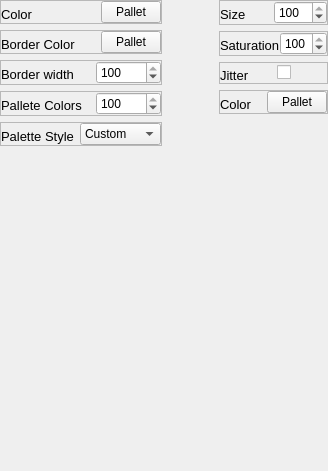
<?xml version="1.0" encoding="UTF-8"?>
<ui version="4.0">
 <class>Form</class>
 <widget class="QWidget" name="Form">
  <property name="geometry">
   <rect>
    <x>0</x>
    <y>0</y>
    <width>328</width>
    <height>471</height>
   </rect>
  </property>
  <property name="windowTitle">
   <string>Form</string>
  </property>
  <layout class="QHBoxLayout" name="horizontalLayout_8">
   <property name="spacing">
    <number>0</number>
   </property>
   <property name="leftMargin">
    <number>0</number>
   </property>
   <property name="topMargin">
    <number>0</number>
   </property>
   <property name="rightMargin">
    <number>0</number>
   </property>
   <property name="bottomMargin">
    <number>0</number>
   </property>
   <item>
    <widget class="QFrame" name="pg_2_stripplot_plot_settings_1">
     <layout class="QHBoxLayout" name="horizontalLayout_7">
      <property name="leftMargin">
       <number>0</number>
      </property>
      <property name="topMargin">
       <number>0</number>
      </property>
      <property name="rightMargin">
       <number>0</number>
      </property>
      <property name="bottomMargin">
       <number>0</number>
      </property>
      <item>
       <widget class="QFrame" name="pg_2_stripplot_plot_settings_1_left">
        <layout class="QVBoxLayout" name="verticalLayout">
         <property name="leftMargin">
          <number>0</number>
         </property>
         <property name="topMargin">
          <number>0</number>
         </property>
         <property name="rightMargin">
          <number>0</number>
         </property>
         <property name="bottomMargin">
          <number>0</number>
         </property>
         <item>
          <widget class="QFrame" name="pg_2_color_graph_frame_stripplot_plot">
           <property name="frameShape">
            <enum>QFrame::StyledPanel</enum>
           </property>
           <property name="frameShadow">
            <enum>QFrame::Raised</enum>
           </property>
           <layout class="QHBoxLayout" name="horizontalLayout_2">
            <property name="leftMargin">
             <number>0</number>
            </property>
            <property name="topMargin">
             <number>0</number>
            </property>
            <property name="rightMargin">
             <number>0</number>
            </property>
            <property name="bottomMargin">
             <number>0</number>
            </property>
            <item>
             <widget class="QLabel" name="pg2_graph_color_stripplot_plot">
              <property name="minimumSize">
               <size>
                <width>0</width>
                <height>20</height>
               </size>
              </property>
              <property name="maximumSize">
               <size>
                <width>16777215</width>
                <height>10</height>
               </size>
              </property>
              <property name="font">
               <font>
                <pointsize>10</pointsize>
               </font>
              </property>
              <property name="text">
               <string>Color</string>
              </property>
              <property name="alignment">
               <set>Qt::AlignLeading|Qt::AlignLeft|Qt::AlignTop</set>
              </property>
             </widget>
            </item>
            <item>
             <widget class="QPushButton" name="pg_2_graph_colors_pallete_2_stripplot_plot">
              <property name="maximumSize">
               <size>
                <width>60</width>
                <height>16777215</height>
               </size>
              </property>
              <property name="text">
               <string>Pallet</string>
              </property>
             </widget>
            </item>
           </layout>
          </widget>
         </item>
         <item>
          <widget class="QFrame" name="pg_2_graph_border_color_frame_stripplot_plot">
           <property name="frameShape">
            <enum>QFrame::StyledPanel</enum>
           </property>
           <property name="frameShadow">
            <enum>QFrame::Raised</enum>
           </property>
           <layout class="QHBoxLayout" name="horizontalLayout">
            <property name="leftMargin">
             <number>0</number>
            </property>
            <property name="topMargin">
             <number>0</number>
            </property>
            <property name="rightMargin">
             <number>0</number>
            </property>
            <property name="bottomMargin">
             <number>0</number>
            </property>
            <item>
             <widget class="QLabel" name="pg2_graph_border_color_stripplot_plot">
              <property name="minimumSize">
               <size>
                <width>0</width>
                <height>20</height>
               </size>
              </property>
              <property name="maximumSize">
               <size>
                <width>16777215</width>
                <height>10</height>
               </size>
              </property>
              <property name="font">
               <font>
                <pointsize>10</pointsize>
               </font>
              </property>
              <property name="text">
               <string>Border Color</string>
              </property>
              <property name="alignment">
               <set>Qt::AlignLeading|Qt::AlignLeft|Qt::AlignTop</set>
              </property>
             </widget>
            </item>
            <item>
             <widget class="QPushButton" name="pg_2_graph_border_colors_pallete_1_stripplot_plot">
              <property name="minimumSize">
               <size>
                <width>60</width>
                <height>0</height>
               </size>
              </property>
              <property name="maximumSize">
               <size>
                <width>60</width>
                <height>16777215</height>
               </size>
              </property>
              <property name="text">
               <string>Pallet</string>
              </property>
             </widget>
            </item>
           </layout>
          </widget>
         </item>
         <item>
          <widget class="QFrame" name="pg2_graph_border_width_frame_stripplot_plot">
           <property name="frameShape">
            <enum>QFrame::StyledPanel</enum>
           </property>
           <property name="frameShadow">
            <enum>QFrame::Raised</enum>
           </property>
           <layout class="QHBoxLayout" name="horizontalLayout_4">
            <property name="spacing">
             <number>0</number>
            </property>
            <property name="leftMargin">
             <number>0</number>
            </property>
            <property name="topMargin">
             <number>0</number>
            </property>
            <property name="rightMargin">
             <number>0</number>
            </property>
            <property name="bottomMargin">
             <number>0</number>
            </property>
            <item>
             <widget class="QLabel" name="pg2_graph_border_width_label_stripplot_plot">
              <property name="minimumSize">
               <size>
                <width>0</width>
                <height>20</height>
               </size>
              </property>
              <property name="maximumSize">
               <size>
                <width>16777215</width>
                <height>10</height>
               </size>
              </property>
              <property name="font">
               <font>
                <pointsize>10</pointsize>
               </font>
              </property>
              <property name="text">
               <string>Border width</string>
              </property>
              <property name="alignment">
               <set>Qt::AlignLeading|Qt::AlignLeft|Qt::AlignTop</set>
              </property>
             </widget>
            </item>
            <item>
             <widget class="QSpinBox" name="pg2_graph_border_width_spinBox_stripplot_plot">
              <property name="maximumSize">
               <size>
                <width>65</width>
                <height>16777215</height>
               </size>
              </property>
              <property name="minimum">
               <number>0</number>
              </property>
              <property name="maximum">
               <number>100</number>
              </property>
              <property name="value">
               <number>100</number>
              </property>
             </widget>
            </item>
           </layout>
          </widget>
         </item>
         <item>
          <widget class="QFrame" name="pg2_graph_pallete_colors_frame_stripplot">
           <property name="frameShape">
            <enum>QFrame::StyledPanel</enum>
           </property>
           <property name="frameShadow">
            <enum>QFrame::Raised</enum>
           </property>
           <layout class="QHBoxLayout" name="horizontalLayout_12">
            <property name="leftMargin">
             <number>0</number>
            </property>
            <property name="topMargin">
             <number>0</number>
            </property>
            <property name="rightMargin">
             <number>0</number>
            </property>
            <property name="bottomMargin">
             <number>0</number>
            </property>
            <item>
             <widget class="QLabel" name="pg2_graph_Pallete_colors_label_stripplot">
              <property name="minimumSize">
               <size>
                <width>0</width>
                <height>20</height>
               </size>
              </property>
              <property name="maximumSize">
               <size>
                <width>16777215</width>
                <height>10</height>
               </size>
              </property>
              <property name="font">
               <font>
                <pointsize>10</pointsize>
               </font>
              </property>
              <property name="text">
               <string>Pallete Colors</string>
              </property>
              <property name="alignment">
               <set>Qt::AlignLeading|Qt::AlignLeft|Qt::AlignTop</set>
              </property>
             </widget>
            </item>
            <item>
             <widget class="QSpinBox" name="pg2_graph_Pallete_colors_spinbox_stripplot">
              <property name="maximumSize">
               <size>
                <width>65</width>
                <height>16777215</height>
               </size>
              </property>
              <property name="minimum">
               <number>0</number>
              </property>
              <property name="maximum">
               <number>100</number>
              </property>
              <property name="value">
               <number>100</number>
              </property>
             </widget>
            </item>
           </layout>
          </widget>
         </item>
         <item>
          <widget class="QFrame" name="pg2_graph_stripplot_pallete_style_frame">
           <property name="frameShape">
            <enum>QFrame::StyledPanel</enum>
           </property>
           <property name="frameShadow">
            <enum>QFrame::Raised</enum>
           </property>
           <layout class="QHBoxLayout" name="horizontalLayout_11">
            <property name="leftMargin">
             <number>0</number>
            </property>
            <property name="topMargin">
             <number>0</number>
            </property>
            <property name="rightMargin">
             <number>0</number>
            </property>
            <property name="bottomMargin">
             <number>0</number>
            </property>
            <item>
             <widget class="QLabel" name="pg2_graph_pallete_style_label_stripplot">
              <property name="minimumSize">
               <size>
                <width>0</width>
                <height>20</height>
               </size>
              </property>
              <property name="maximumSize">
               <size>
                <width>16777215</width>
                <height>10</height>
               </size>
              </property>
              <property name="font">
               <font>
                <pointsize>10</pointsize>
               </font>
              </property>
              <property name="text">
               <string>Palette Style</string>
              </property>
              <property name="alignment">
               <set>Qt::AlignLeading|Qt::AlignLeft|Qt::AlignTop</set>
              </property>
             </widget>
            </item>
            <item>
             <widget class="QComboBox" name="pg_2_graph_stripplot_pallete_style_combobox">
              <item>
               <property name="text">
                <string>Custom</string>
               </property>
              </item>
              <item>
               <property name="text">
                <string>muted</string>
               </property>
              </item>
              <item>
               <property name="text">
                <string>New Item</string>
               </property>
              </item>
              <item>
               <property name="text">
                <string>RdBu</string>
               </property>
              </item>
              <item>
               <property name="text">
                <string>Set1</string>
               </property>
              </item>
              <item>
               <property name="text">
                <string>Blues_d</string>
               </property>
              </item>
              <item>
               <property name="text">
                <string>husl</string>
               </property>
              </item>
             </widget>
            </item>
           </layout>
          </widget>
         </item>
         <item>
          <spacer name="pg2_stripplot_vertical_spacer">
           <property name="orientation">
            <enum>Qt::Vertical</enum>
           </property>
           <property name="sizeHint" stdset="0">
            <size>
             <width>20</width>
             <height>40</height>
            </size>
           </property>
          </spacer>
         </item>
        </layout>
       </widget>
      </item>
      <item>
       <spacer name="pg2_stripplot_horizontalSpace">
        <property name="orientation">
         <enum>Qt::Horizontal</enum>
        </property>
        <property name="sizeHint" stdset="0">
         <size>
          <width>40</width>
          <height>20</height>
         </size>
        </property>
       </spacer>
      </item>
      <item>
       <widget class="QFrame" name="pg_2_stripplot_plot_settings_1_right_stripplot_plot">
        <layout class="QVBoxLayout" name="verticalLayout_2">
         <property name="leftMargin">
          <number>0</number>
         </property>
         <property name="topMargin">
          <number>0</number>
         </property>
         <property name="rightMargin">
          <number>0</number>
         </property>
         <property name="bottomMargin">
          <number>0</number>
         </property>
         <item>
          <widget class="QFrame" name="pg2_graph_size_frame_stripplot_plot">
           <property name="frameShape">
            <enum>QFrame::StyledPanel</enum>
           </property>
           <property name="frameShadow">
            <enum>QFrame::Raised</enum>
           </property>
           <layout class="QHBoxLayout" name="horizontalLayout_6">
            <property name="spacing">
             <number>0</number>
            </property>
            <property name="leftMargin">
             <number>0</number>
            </property>
            <property name="topMargin">
             <number>0</number>
            </property>
            <property name="rightMargin">
             <number>0</number>
            </property>
            <property name="bottomMargin">
             <number>0</number>
            </property>
            <item>
             <widget class="QLabel" name="pg2_graph_size_label_stripplot_plot">
              <property name="minimumSize">
               <size>
                <width>0</width>
                <height>20</height>
               </size>
              </property>
              <property name="maximumSize">
               <size>
                <width>16777215</width>
                <height>10</height>
               </size>
              </property>
              <property name="font">
               <font>
                <pointsize>10</pointsize>
               </font>
              </property>
              <property name="text">
               <string>Size</string>
              </property>
              <property name="alignment">
               <set>Qt::AlignLeading|Qt::AlignLeft|Qt::AlignTop</set>
              </property>
             </widget>
            </item>
            <item>
             <widget class="QSpinBox" name="pg2_graph_size_spinBox_stripplot_plot">
              <property name="maximumSize">
               <size>
                <width>65</width>
                <height>16777215</height>
               </size>
              </property>
              <property name="minimum">
               <number>0</number>
              </property>
              <property name="maximum">
               <number>100</number>
              </property>
              <property name="value">
               <number>100</number>
              </property>
             </widget>
            </item>
           </layout>
          </widget>
         </item>
         <item>
          <widget class="QFrame" name="pg2_graph_saturation_frame_stripplot_plot">
           <property name="frameShape">
            <enum>QFrame::StyledPanel</enum>
           </property>
           <property name="frameShadow">
            <enum>QFrame::Raised</enum>
           </property>
           <layout class="QHBoxLayout" name="horizontalLayout_5">
            <property name="spacing">
             <number>0</number>
            </property>
            <property name="leftMargin">
             <number>0</number>
            </property>
            <property name="topMargin">
             <number>0</number>
            </property>
            <property name="rightMargin">
             <number>0</number>
            </property>
            <property name="bottomMargin">
             <number>0</number>
            </property>
            <item>
             <widget class="QLabel" name="pg2_graph_saturation_label_stripplot_plot">
              <property name="minimumSize">
               <size>
                <width>0</width>
                <height>20</height>
               </size>
              </property>
              <property name="maximumSize">
               <size>
                <width>16777215</width>
                <height>10</height>
               </size>
              </property>
              <property name="font">
               <font>
                <pointsize>10</pointsize>
               </font>
              </property>
              <property name="text">
               <string>Saturation</string>
              </property>
              <property name="alignment">
               <set>Qt::AlignLeading|Qt::AlignLeft|Qt::AlignTop</set>
              </property>
             </widget>
            </item>
            <item>
             <widget class="QSpinBox" name="pg2_graph_saturation_spinBox_stripplot_plot">
              <property name="maximumSize">
               <size>
                <width>65</width>
                <height>16777215</height>
               </size>
              </property>
              <property name="minimum">
               <number>0</number>
              </property>
              <property name="maximum">
               <number>100</number>
              </property>
              <property name="value">
               <number>100</number>
              </property>
             </widget>
            </item>
           </layout>
          </widget>
         </item>
         <item>
          <widget class="QFrame" name="pg2_graph_stripplot_jitter_frame">
           <property name="frameShape">
            <enum>QFrame::StyledPanel</enum>
           </property>
           <property name="frameShadow">
            <enum>QFrame::Raised</enum>
           </property>
           <layout class="QHBoxLayout" name="horizontalLayout_3">
            <property name="leftMargin">
             <number>0</number>
            </property>
            <property name="topMargin">
             <number>0</number>
            </property>
            <property name="rightMargin">
             <number>0</number>
            </property>
            <property name="bottomMargin">
             <number>0</number>
            </property>
            <item>
             <widget class="QLabel" name="pg2_graph_jitter_label_stripplot_plot">
              <property name="minimumSize">
               <size>
                <width>0</width>
                <height>20</height>
               </size>
              </property>
              <property name="maximumSize">
               <size>
                <width>16777215</width>
                <height>10</height>
               </size>
              </property>
              <property name="font">
               <font>
                <pointsize>10</pointsize>
               </font>
              </property>
              <property name="text">
               <string>Jitter</string>
              </property>
              <property name="alignment">
               <set>Qt::AlignLeading|Qt::AlignLeft|Qt::AlignTop</set>
              </property>
             </widget>
            </item>
            <item>
             <widget class="QCheckBox" name="pg2_graph_stripplot_jitter_checkBox_stripplot">
              <property name="text">
               <string/>
              </property>
             </widget>
            </item>
           </layout>
          </widget>
         </item>
         <item>
          <widget class="QFrame" name="pg_2_custom_color_graph_frame_stripplot">
           <property name="frameShape">
            <enum>QFrame::StyledPanel</enum>
           </property>
           <property name="frameShadow">
            <enum>QFrame::Raised</enum>
           </property>
           <layout class="QHBoxLayout" name="horizontalLayout_9">
            <property name="leftMargin">
             <number>0</number>
            </property>
            <property name="topMargin">
             <number>0</number>
            </property>
            <property name="rightMargin">
             <number>0</number>
            </property>
            <property name="bottomMargin">
             <number>0</number>
            </property>
            <item>
             <widget class="QLabel" name="pg2_graph_color_stripplot">
              <property name="minimumSize">
               <size>
                <width>0</width>
                <height>20</height>
               </size>
              </property>
              <property name="maximumSize">
               <size>
                <width>16777215</width>
                <height>10</height>
               </size>
              </property>
              <property name="font">
               <font>
                <pointsize>10</pointsize>
               </font>
              </property>
              <property name="text">
               <string>Color</string>
              </property>
              <property name="alignment">
               <set>Qt::AlignLeading|Qt::AlignLeft|Qt::AlignTop</set>
              </property>
             </widget>
            </item>
            <item>
             <widget class="QPushButton" name="pg_2_graph_colors_pallete_2_stripplot">
              <property name="maximumSize">
               <size>
                <width>60</width>
                <height>16777215</height>
               </size>
              </property>
              <property name="text">
               <string>Pallet</string>
              </property>
             </widget>
            </item>
           </layout>
          </widget>
         </item>
         <item>
          <spacer name="pg2_stripplot_vertical_spacer_2">
           <property name="orientation">
            <enum>Qt::Vertical</enum>
           </property>
           <property name="sizeHint" stdset="0">
            <size>
             <width>20</width>
             <height>40</height>
            </size>
           </property>
          </spacer>
         </item>
        </layout>
       </widget>
      </item>
     </layout>
    </widget>
   </item>
  </layout>
 </widget>
 <resources/>
 <connections/>
</ui>
